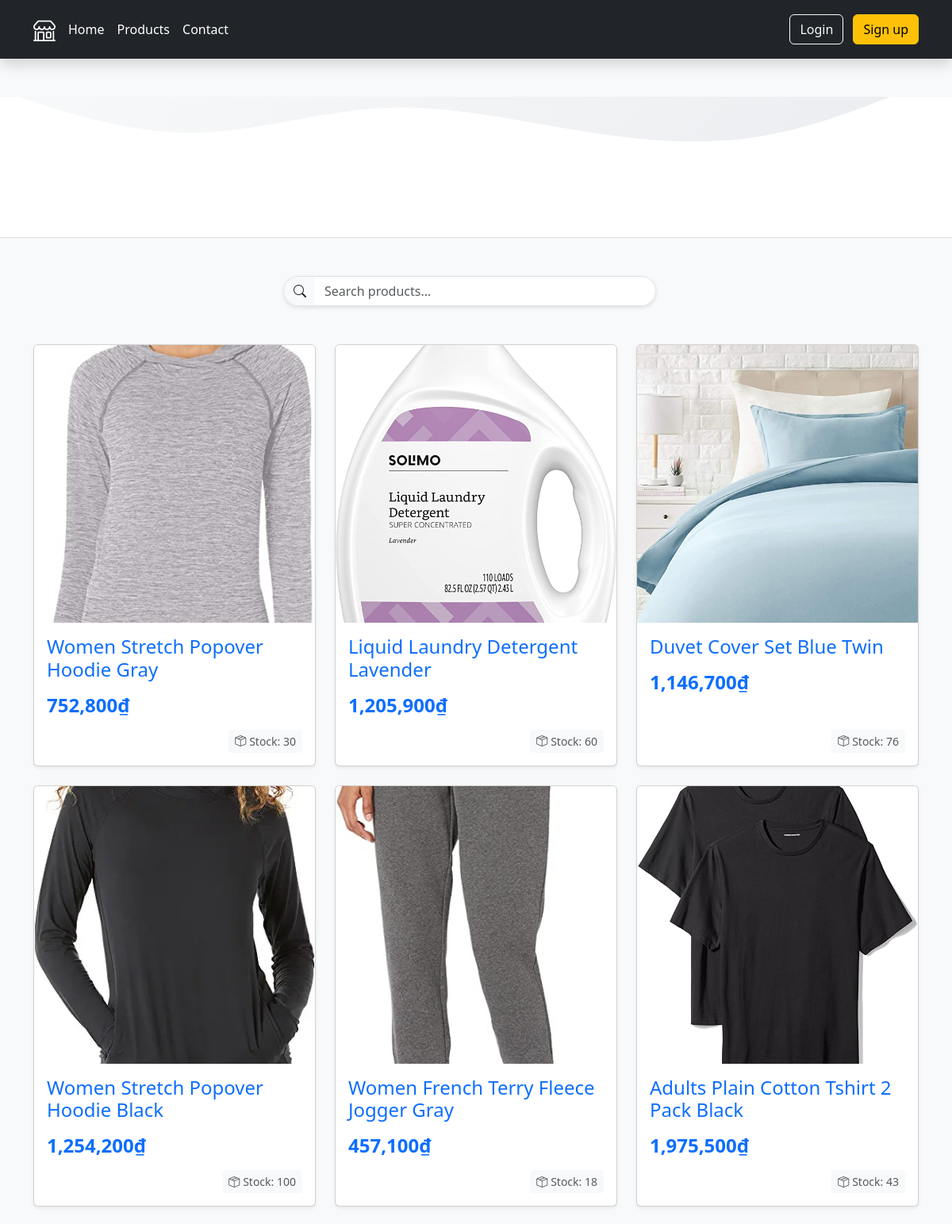
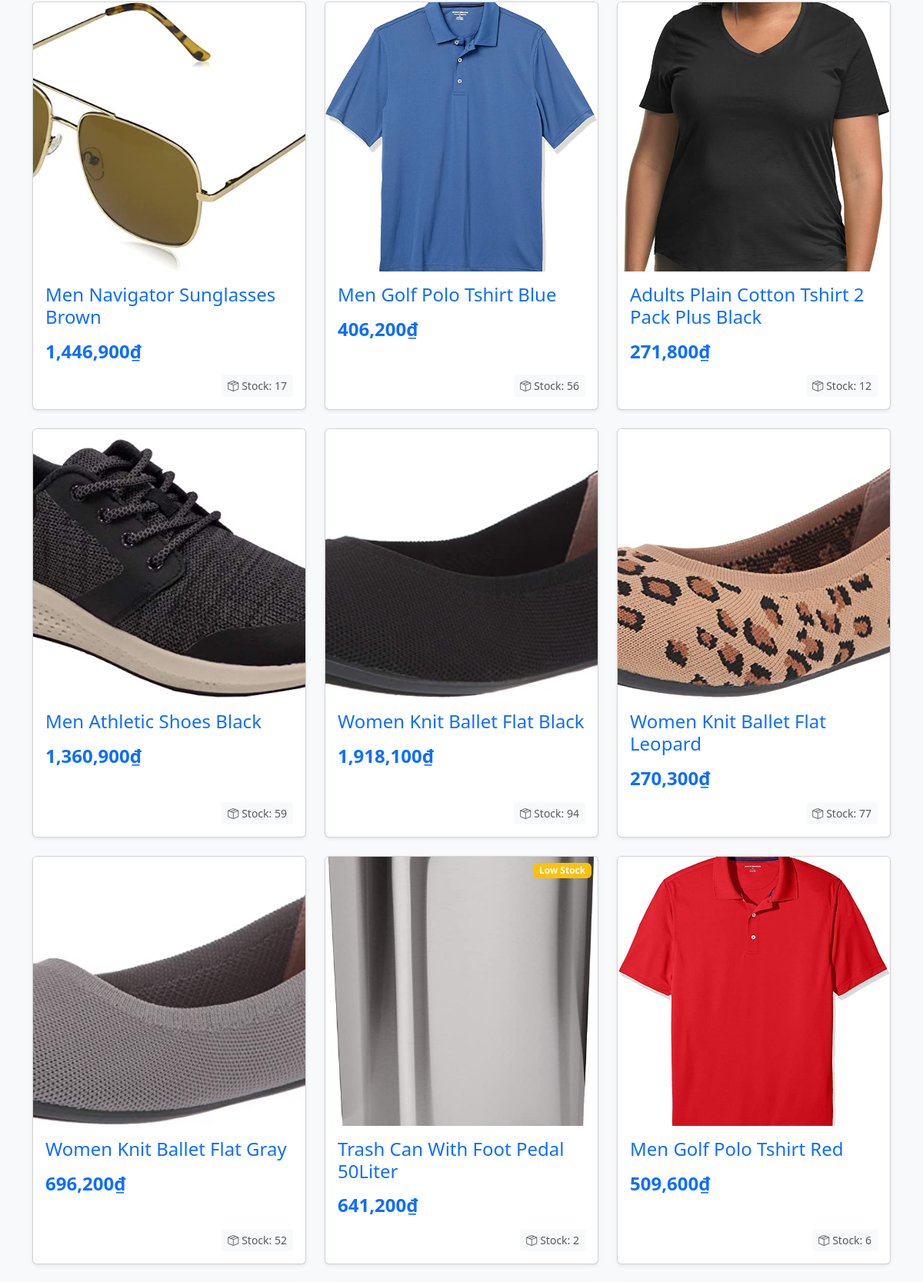
Page /products (upper part) on the committed database (2 pictures, top to bottom).
### main.py (models this page shows)
class Product(db.Model):
    __tablename__ = "products"
    id: Mapped[int] = mapped_column(Integer, primary_key=True)
    name: Mapped[str] = mapped_column(String, nullable=False)
    number: Mapped[int] = mapped_column(Integer, nullable=False)
    price: Mapped[int] = mapped_column(Integer, nullable=False)
    img_path: Mapped[str] = mapped_column(String, nullable=False)
    selections = relationship("Selection", back_populates="product")

### main.py (the view)
@app.route('/products')
def products():
    list = db.session.execute(db.select(Product)).scalars().all()
    return render_template('products.html', list=list)

### templates/products.html (shortened to what this page needs)
{% include 'header.html' %}
<div class="hero-section bg-light px-5 pt-5 my-5 text-center border-bottom">
  <h1 class="display-4 fw-bold text-body-emphasis animate__animated animate__fadeIn">Our Products</h1>
  <p class="lead mb-4 text-muted animate__animated animate__fadeIn animate__delay-1s">Browse our carefully curated selection of high-quality products</p>
  <div class="hero-wave">
  </div>
</div>
<div class="row mb-5">
  <div class="col">
  </div>
  <div class="col col-5 col">
    <form class="col-12 col-lg-auto mb-3 mb-lg-0 me-lg-3 search-form" role="search" method="post" action="{{url_for('find')}}">
      <div class="input-group">
        <span class="input-group-text bg-transparent border-end-0">
          <i class="bi bi-search"></i>
        </span>
        <input type="text" id="name" name="name" class="form-control border-start-0" placeholder="Search products..."
          aria-label="Search">
      </div>
    </form>
  </div>
  <div class="col">
  </div>
</div>
<div class="container">
  <div class="row row-cols-1 row-cols-sm-2 row-cols-md-3 g-4">
    {% for each in list: %}
    <div class="col">
      <div class="card h-100 product-card shadow-sm hover-shadow transition-all">
        <div class="position-relative overflow-hidden">
          <img class="card-img-top transition-transform"
            alt="{{each.name}}" style="height: 350px; width: 100%; object-fit: cover;" src="{{each.img_path}}">
          {% if each.number < 5 and each.number > 0 %}
          <span class="position-absolute top-0 end-0 badge bg-warning m-2 animate__animated animate__fadeIn">Low Stock</span>
          {% endif %}
        </div>
        <div class="card-body d-flex flex-column">
          <h2 class="card-title h4 mb-3 text-primary">{{each.name}}</h2>
          <h3 class="price-tag mb-3">{{each.price}}</h3>
          <div class="mt-auto">
            <div class="d-flex justify-content-between align-items-center">
              <small class="text-muted stock-badge">
                <i class="bi bi-box-seam me-1"></i>Stock: {{each.number}}
              </small>
            </div>
          </div>
        </div>
      </div>
    </div>
    {% endfor %}
  </div>
</div>
{% include 'footer.html' %}

### static/css/styles.css (style rules this page uses)
body { font-family: 'Segoe UI', Tahoma, Geneva, Verdana, sans-serif; background-color: #f8f9fa; color: #212529; }
.transition-all { transition: all 0.3s ease; }
.hero-section { position: relative; background: linear-gradient(135deg, #f8f9fa 0%, #e9ecef 100%); overflow: hidden; }
.hero-wave { position: absolute; bottom: -1px; left: 0; width: 100%; }
.product-card { transition: transform 0.3s ease, box-shadow 0.3s ease; }
.card-img-top { transition: transform 0.3s ease; }
.price-tag { color: #0d6efd; font-weight: bold; font-size: 1.5rem; }
.stock-badge { background-color: #f8f9fa; padding: 0.25rem 0.5rem; border-radius: 0.25rem; }
.search-form .input-group { box-shadow: 0 2px 5px rgba(0,0,0,0.1); border-radius: 25px; overflow: hidden; }
.search-form .form-control { border-radius: 0 25px 25px 0; }
.search-form .input-group-text { border-radius: 25px 0 0 25px; }

### rows in the picture
Product: shows a picture, name "Women Stretch Popover Hoodie Gray", price "752,800₫", number "30"
Product: shows a picture, name "Liquid Laundry Detergent Lavender", price "1,205,900₫", number "60"
Product: shows a picture, name "Duvet Cover Set Blue Twin", price "1,146,700₫", number "76"
Product: shows a picture, name "Women Stretch Popover Hoodie Black", price "1,254,200₫", number "100"
Product: shows a picture, name "Women French Terry Fleece Jogger Gray", price "457,100₫", number "18"
Product: shows a picture, name "Adults Plain Cotton Tshirt 2 Pack Black", price "1,975,500₫", number "43"
Product: shows a picture, name "Men Navigator Sunglasses Brown", price "1,446,900₫", number "17"
Product: shows a picture, name "Men Golf Polo Tshirt Blue", price "406,200₫", number "56"
Product: shows a picture, name "Adults Plain Cotton Tshirt 2 Pack Plus Black", price "271,800₫", number "12"
Product: shows a picture, name "Men Athletic Shoes Black", price "1,360,900₫", number "59"
Product: shows a picture, name "Women Knit Ballet Flat Black", price "1,918,100₫", number "94"
Product: shows a picture, name "Women Knit Ballet Flat Leopard", price "270,300₫", number "77"
Product: shows a picture, name "Women Knit Ballet Flat Gray", price "696,200₫", number "52"
Product: shows a picture, shows "Low Stock", name "Trash Can With Foot Pedal 50Liter", price "641,200₫", number "2"
Product: shows a picture, name "Men Golf Polo Tshirt Red", price "509,600₫", number "6"
